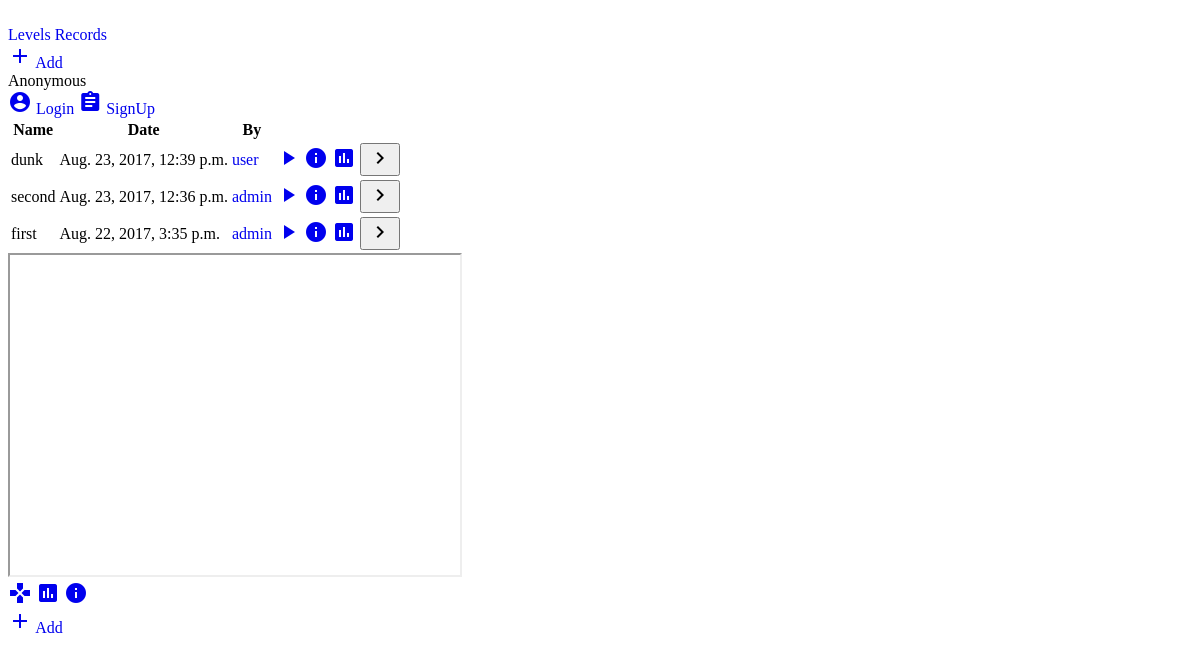
Page /levels on the earlier database version.
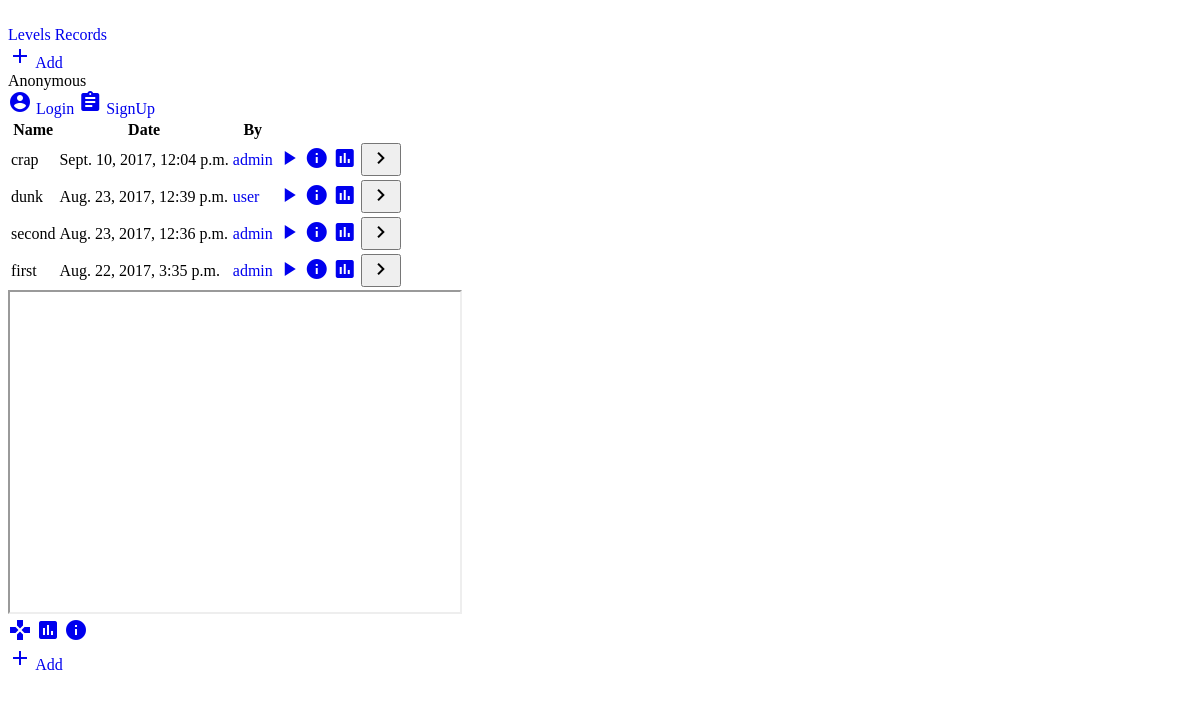
Same page on the later database version.
### pluto/models.py (models this page shows, shortened)
class Level(models.Model):
    name = models.CharField(max_length=128, blank=False)
    date = models.DateTimeField(default=timezone.datetime.now, blank=False)
    by = models.ForeignKey(User, on_delete=models.CASCADE, blank=False, null=False)
    tilemap = models.TextField(max_length=1024)
    command_forward = models.IntegerField(blank=True)
    command_backward = models.IntegerField(blank=True)
    command_left = models.IntegerField(blank=True)
    command_right = models.IntegerField(blank=True)
    command_lo = models.IntegerField(blank=True)
    command_op = models.IntegerField(blank=True)
    hero_x = models.IntegerField(blank=False)
    hero_y = models.IntegerField(blank=False)
    hero_dir = models.IntegerField(blank=False)

class User(AbstractUser):
    image = models.ImageField(default='no_image.png', upload_to=user_directory_image_path)
    points = models.FloatField(default=10, blank=False)
    skin = models.CharField(default='polo', blank=False, max_length=32)

### pluto/views.py (the view)
# urls.py: url(r'^levels', views.levels),
def levels(request):
    context = {'levels': models.Level.objects.all().order_by('-date')}
    return render(request, 'levels.html', context)

### templates/levels.html (shortened to what the changed rows need)
{% extends "base.html" %}
{% block content %}
    <div class="mdl-grid">
        <table class="mdl-cell mdl-cell--6-col mdl-data-table mdl-js-data-table mdl-shadow--2dp">
        <thead>
            <tr>
                <th class="mdl-data-table__cell--non-numeric"> Name </th>
                <th class="mdl-layout--large-screen-only"> Date </th>
                <th class="mdl-data-table__cell--non-numeric"> By </th>
                <th class="mdl-layout--small-screen-only"> </th>
                <th> </th>
            </tr>
        </thead>
        <tbody>
        {% for i in levels %}
            <tr>
                <td class="mdl-data-table__cell--non-numeric">
                    {{ i.name }}
                </td>
                <td class="mdl-layout--large-screen-only"> {{ i.date }}</td>
                <td class="mdl-data-table__cell--non-numeric">
                    <a href="/profile/{{ i.by.id }}">
                    <span class="mdl-chip mdl-chip">
                        <span class="mdl-chip__text">
                            {{ i.by.username }}
                        </span>
                    </span>
                    </a>
                </td>
                <td class="mdl-layout--small-screen-only">
                    <a href="/level/{{ i.id }}"
                       class="mdl-button mdl-js-button mdl-button--fab mdl-button--mini-fab mdl-button--primary">
                            <i class="material-icons">play_arrow</i>
                    </a>
                    <a id="preview_info" href="/level/{{ iid }}"
                       class="mdl-button mdl-js-button mdl-button--fab mdl-button--mini-fab
                       mdl-button--accent">
                            <i class="material-icons">info</i>
                    </a>
                    <a href="/record/level={{ i.id }}" class="mdl-button mdl-js-button mdl-button--fab mdl-button--mini-fab">
                            <i class="material-icons">assessment</i>
                    </a>
                </td>
                <td>
                    <button onclick="showPreview({{ i.id }});"
                       class="mdl-button mdl-js-button mdl-button--fab mdl-button--mini-fab
                       mdl-button--accent mdl-layout--large-screen-only">
                            <i class="material-icons">keyboard_arrow_right</i>
                    </button>
                </td>
            </tr>
        {% endfor %}
    </tbody>
    </table>
    </div>
{% endblock %}

Differences in the rows shown:
added Level: name "crap", date "Sept. 10, 2017, 12:04 p.m.", by.username "admin"
